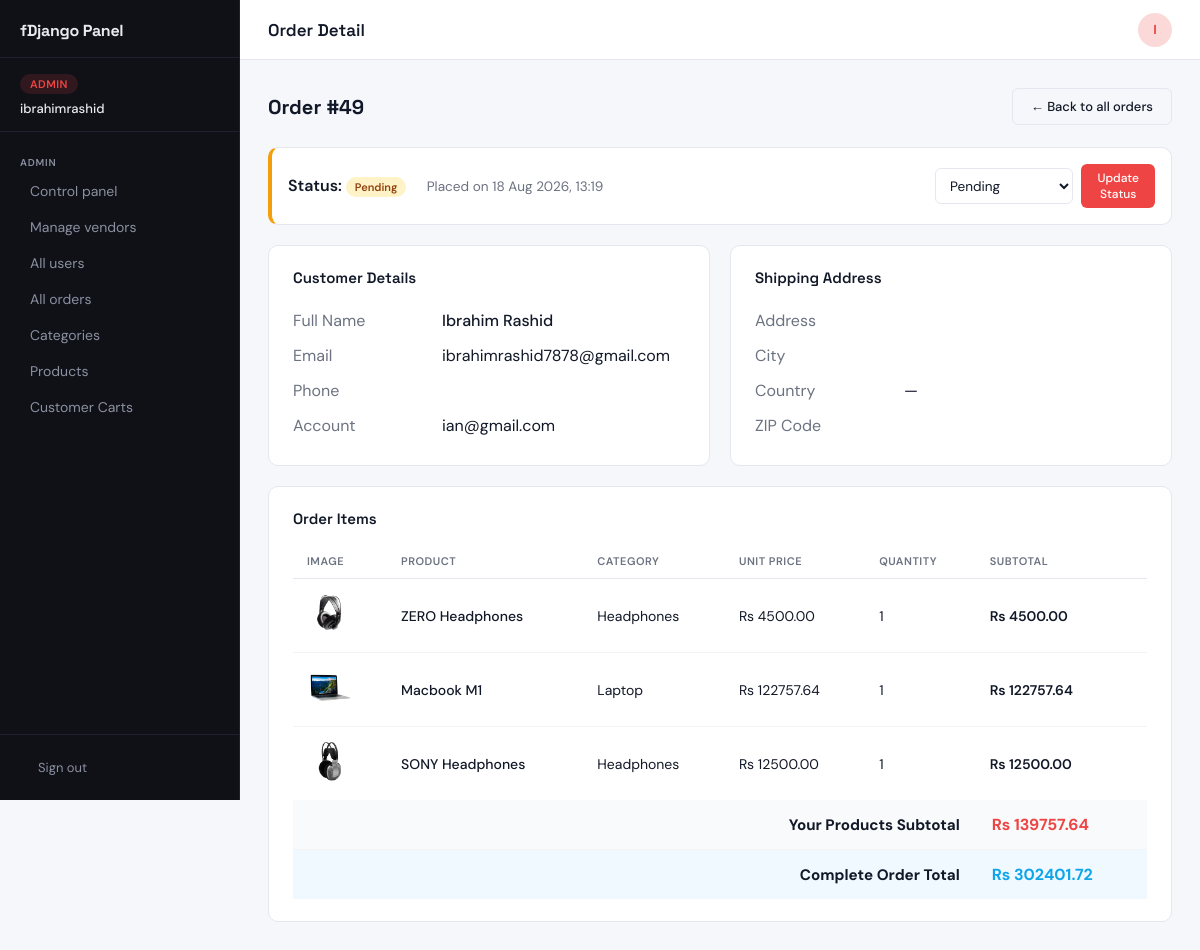
Page /panel/order/6/ (signed in) on the committed database.
### app/models.py (models this page shows, shortened)
class CustomUser(AbstractBaseUser, PermissionsMixin):
    ROLE_CHOICES = [
        ('customer', 'Customer'),
        ('vendor',   'Vendor'),
        ('admin',    'Admin'),
    ]
    VENDOR_STATUS_CHOICES = [
        ('not_vendor', 'Not a Vendor'),
        ('pending', 'Pending Approval'),
        ('approved', 'Approved'),
        ('rejected', 'Rejected'),
        ('suspended', 'Suspended'),
    ]
    email      = models.EmailField(unique=True)
    username   = models.CharField(max_length=150, unique=True)
    first_name = models.CharField(max_length=30, blank=True)
    last_name  = models.CharField(max_length=30, blank=True)
    is_active  = models.BooleanField(default=True)
    is_staff   = models.BooleanField(default=False)
    role        = models.CharField(max_length=20, choices=ROLE_CHOICES, default='customer')
    is_approved = models.BooleanField(default=False)  # admin approves vendors (deprecated, use vendor_status)
    vendor_status = models.CharField(max_length=20, choices=VENDOR_STATUS_CHOICES, default='not_vendor')
    vendor_approved_at = models.DateTimeField(null=True, blank=True)
    vendor_approved_by = models.ForeignKey('self', null=True, blank=True, on_delete=models.SET_NULL, related_name='approved_vendors')
    vendor_rejection_reason = models.TextField(null=True, blank=True)
    vendor_suspended_at = models.DateTimeField(null=True, blank=True)
    objects = CustomUserManager()
    USERNAME_FIELD  = "email"
    REQUIRED_FIELDS = []

class Order(models.Model):
    status_choices = [
        ('pending', 'Pending'),
        ('Done', 'Done'),
        ('Cancelled', 'Cancelled'),
    ]
    user=models.ForeignKey(settings.AUTH_USER_MODEL, on_delete=models.CASCADE)
    first_name=models.CharField(max_length=50)
    last_name=models.CharField(max_length=50)
    email=models.EmailField()
    address=models.CharField(max_length=250)
    city=models.CharField(max_length=100)
    country=models.CharField(max_length=100,null=True,blank=True)
    zip_code=models.CharField(max_length=20)
    phone=models.CharField(max_length=20)
    total_amount=models.DecimalField(max_digits=10, decimal_places=2)
    created_at=models.DateTimeField(auto_now_add=True)
    status=models.CharField(max_length=20, choices=status_choices, default='pending')

class OrderItem(models.Model):
    vendor_order=models.ForeignKey(VendorOrder, on_delete=models.CASCADE, related_name='items',null=True,blank=True)
    product=models.ForeignKey(Product, on_delete=models.CASCADE)
    quantity=models.PositiveIntegerField()
    price=models.DecimalField(max_digits=10, decimal_places=2)
    @property
    def subtotal(self):
        return self.price * self.quantity

class Product(models.Model):
    domain = models.ForeignKey(SiteProfile, on_delete=models.CASCADE, related_name='products',null=True,blank=True)
    site=models.ForeignKey(SiteProfile,on_delete=models.CASCADE,null=True,blank=True)
    name = models.CharField(max_length=200)
    category = models.ForeignKey(Category, on_delete=models.CASCADE)
    vendor = models.ForeignKey(settings.AUTH_USER_MODEL, on_delete=models.CASCADE, related_name='products',null=True,blank=True)
    stock_qty = models.PositiveIntegerField(default=0)
    image = models.ImageField(upload_to='products/',null=True,blank=True)
    price = models.DecimalField(max_digits=10, decimal_places=2)
    company = models.CharField(max_length=100,default='Generic')
    description = models.TextField(default='No description available.')
    has_discount = models.BooleanField(default=False)
    discount_percent = models.PositiveIntegerField(blank=True, null=True)
    discount_start_date = models.DateTimeField(blank=True, null=True)
    discount_end_date = models.DateTimeField(blank=True, null=True)
    is_new = models.BooleanField(default=False)

class Category(models.Model):
    domain = models.ForeignKey(SiteProfile, on_delete=models.CASCADE, related_name='categories',null=True,blank=True)
    vendor = models.ForeignKey(settings.AUTH_USER_MODEL, on_delete=models.CASCADE, related_name='categories', null=True, blank=True)
    name = models.CharField(max_length=100)
    class Meta:
        pass

class VendorOrder(models.Model):
    status_choices = [
        ('pending', 'Pending'),
        ('Done', 'Done'),
        ('Cancelled', 'Cancelled'),
    ]
    order=models.ForeignKey(Order, on_delete=models.CASCADE, related_name='vendor_orders')
    vendor=models.ForeignKey(settings.AUTH_USER_MODEL, on_delete=models.CASCADE, related_name='vendor_orders')
    subtotal=models.DecimalField(max_digits=10, decimal_places=2)
    status=models.CharField(max_length=20, choices=status_choices, default='pending')
    created_at=models.DateTimeField(auto_now_add=True)

### app/views.py (the view, shortened to what this page needs)
# urls.py: path('panel/order/<int:order_id>/',                            views.order_detail,         name='order_detail'),
def order_detail(request, order_id):
    if not request.user.is_authenticated:
        return redirect('panel_login')
    if request.user.role == 'customer':
        return redirect('shop')
    order = get_object_or_404(
        VendorOrder.objects.select_related(
            'order',
            'vendor',
            'order__user'
        ),
        id=order_id
    )
    items = order.items.select_related('product')
    return render(
        request,
        'custom_admin_templates/order_detail.html',
        {
            'vendor_order': order,
            'order': order.order,
            'items': items,
        }
    )

### app/views.py (called while the page is built)
def current_site_profile(request):
    site=get_current_site(request)
    site_profile=SiteProfile.objects.get(site=site)
    return {'site_profile': site_profile}

### templates/custom_admin_templates/order_detail.html (shortened to what this page needs)
{% extends 'custom_admin_templates/base.html' %}
{% load static %}
{% block page_title %}Order Detail{% endblock %}
{% block content %}
<div class="page-header">
  <h2>Order #{{ order.pk }}</h2>
  {% if request.user.role == 'admin' %}
    <a href="{% url 'all_orders' %}" class="btn btn-outline">← Back to all orders</a>
  {% else %}
    <a href="{% url 'vendor_orders' %}" class="btn btn-outline">← Back to orders</a>
  {% endif %}
</div>
<div class="card" style="margin-bottom:20px; padding:16px;
     border-left:4px solid
     {% if order.status == 'Done' %}#22c55e
     {% elif order.status == 'pending' %}#f59e0b
     {% else %}#ef4444{% endif %};">
  <div style="display:flex; align-items:center; justify-content:space-between; flex-wrap:wrap; gap:12px;">
    <div>
      <span style="font-weight:600;">Status: </span>
      {% if order.status == 'Done' %}
        <span class="badge badge-green">Done</span>
      {% elif order.status == 'pending' %}
        <span class="badge badge-amber">Pending</span>
      {% else %}
        <span class="badge badge-red">Cancelled</span>
      {% endif %}
      <span style="margin-left:16px; color:var(--text-secondary); font-size:0.85rem;">
        Placed on {{ order.created_at|date:"d M Y, H:i" }}
      </span>
    </div>
    {% if request.user.role == 'admin' %}
    <form method="post" action="{% url 'update_order_status' order.pk %}"
          style="display:flex; gap:8px; align-items:center;">
      <select name="status" class="form-control"
              style="padding:6px 10px; height:36px; font-size:0.85rem;">
        <option value="pending"   {% if order.status == 'pending' %}selected{% endif %}>Pending</option>
      </select>
      <button type="submit" class="btn btn-primary btn-sm">Update Status</button>
    </form>
    {% endif %}
  </div>
</div>
<div style="display:grid; grid-template-columns:1fr 1fr; gap:20px; margin-bottom:20px;">
  <div class="card">
    <p class="card-title">Customer Details</p>
    <table style="width:100%; border-collapse:collapse;">
      <tr>
        <td style="padding:7px 0; color:var(--text-secondary); width:38%;">Full Name</td>
        <td style="padding:7px 0; font-weight:500;">{{ order.first_name }} {{ order.last_name }}</td>
      </tr>
      <tr>
        <td style="padding:7px 0; color:var(--text-secondary);">Email</td>
        <td style="padding:7px 0;">{{ order.email }}</td>
      </tr>
      <tr>
        <td style="padding:7px 0; color:var(--text-secondary);">Phone</td>
        <td style="padding:7px 0;">{{ order.phone }}</td>
      </tr>
      <tr>
        <td style="padding:7px 0; color:var(--text-secondary);">Account</td>
        <td style="padding:7px 0;">{{ order.user.username }}</td>
      </tr>
    </table>
  </div>
  <div class="card">
    <p class="card-title">Shipping Address</p>
    <table style="width:100%; border-collapse:collapse;">
      <tr>
        <td style="padding:7px 0; color:var(--text-secondary); width:38%;">Address</td>
        <td style="padding:7px 0; font-weight:500;">{{ order.address }}</td>
      </tr>
      <tr>
        <td style="padding:7px 0; color:var(--text-secondary);">City</td>
        <td style="padding:7px 0;">{{ order.city }}</td>
      </tr>
      <tr>
        <td style="padding:7px 0; color:var(--text-secondary);">Country</td>
        <td style="padding:7px 0;">{{ order.country|default:"—" }}</td>
      </tr>
      <tr>
        <td style="padding:7px 0; color:var(--text-secondary);">ZIP Code</td>
        <td style="padding:7px 0;">{{ order.zip_code }}</td>
      </tr>
    </table>
  </div>
</div>
<div class="card">
  <p class="card-title">Order Items</p>
  <div class="table-wrap">
    <table class="data-table">
      <thead>
        <tr>
          <th>Image</th>
          <th>Product</th>
          <th>Category</th>
          <th>Unit Price</th>
          <th>Quantity</th>
          <th>Subtotal</th>
        </tr>
      </thead>
      <tbody>
        {% for item in items %}
        <tr>
          <td>
            {% if item.product.image %}
              <img src="{{ item.product.image.url }}"
                   style="width:45px; height:45px; object-fit:cover; border-radius:6px;">
            {% else %}
              <div style="width:45px; height:45px; background:#f0f0f0;
                          border-radius:6px; display:flex; align-items:center;
                          justify-content:center;">📦</div>
            {% endif %}
          </td>
          <td style="font-weight:500;">{{ item.product.name }}</td>
          <td>{{ item.product.category.name }}</td>
          <td>Rs {{ item.price|floatformat:2 }}</td>
          <td>{{ item.quantity }}</td>
          <td style="font-weight:600;">
            Rs {{ item.subtotal|floatformat:2 }}
          </td>
        </tr>
        {% empty %}
        <tr>
          <td colspan="6" style="text-align:center; padding:28px; color:var(--text-secondary);">
            No items found.
          </td>
        </tr>
        {% endfor %}
      </tbody>
      <tfoot>
        <tr style="background:#f9fafb;">
          <td colspan="5"
              style="text-align:right; padding:14px 16px; font-weight:700; font-size:0.95rem;">
            Your Products Subtotal
          </td>
          <td style="padding:14px 16px; font-weight:700; font-size:1rem; color:var(--accent);">
            Rs {{ vendor_order.subtotal|floatformat:2 }}
          </td>
        </tr>
        <tr style="background:#f0f9ff;">
          <td colspan="5"
              style="text-align:right; padding:14px 16px; font-weight:700; font-size:0.95rem;">
            Complete Order Total
          </td>
          <td style="padding:14px 16px; font-weight:700; font-size:1rem; color:#0ea5e9;">
            Rs {{ order.total_amount|floatformat:2 }}
          </td>
        </tr>
      </tfoot>
    </table>
  </div>
</div>
{% endblock %}

### templates/custom_admin_templates/base.html (shortened to what this page needs)
{% load static %}
<!DOCTYPE html>
<html lang="en">
<head>
  <link rel="stylesheet" href="{% static 'custom_admin_templates/css/panel.css' %}"/>
</head>
<body class="role-{{ request.user.role|default:'guest' }}">
<aside class="sidebar" id="sidebar">
  <div class="sidebar-header">
    <div class="logo">
      <span class="logo-text">fDjango Panel</span>
    </div>
  </div>
  <div class="role-badge-wrap">
    <div class="role-badge role-badge--{{ request.user.role|default:'guest' }}">
      {% if request.user.role == 'admin' %}Admin
      {% elif request.user.role == 'vendor' %}Vendor
      {% else %}Customer{% endif %}
    </div>
    <p class="sidebar-username">{{ request.user.get_full_name|default:request.user.username }}</p>
  </div>
  <nav class="sidebar-nav" aria-label="Panel navigation">
    {% if request.user.role == 'admin' %}
    <div class="nav-section">
      <span class="nav-label">Admin</span>
      <a href="{% url 'admin_dashboard' %}" class="nav-link {% if request.resolver_match.url_name == 'admin_dashboard' %}active{% endif %}">
         Control panel
      </a>
      <a href="{% url 'manage_vendors' %}" class="nav-link {% if request.resolver_match.url_name == 'manage_vendors' %}active{% endif %}">
         Manage vendors
      </a>
      <a href="{% url 'manage_users' %}" class="nav-link {% if request.resolver_match.url_name == 'manage_users' %}active{% endif %}">
         All users
      </a>
      <a href="{% url 'all_orders' %}" class="nav-link {% if request.resolver_match.url_name == 'all_orders' %}active{% endif %}">
         All orders
      </a>
      <a href="{% url 'manage_categories' %}" class="nav-link ">
         Categories
      </a>
      <a href="{% url 'my_products' %}" class="nav-link {% if request.resolver_match.url_name == 'my_products' %}active{% endif %}">
         Products
      </a>
      <a href="{% url 'view_carts' %}" class="nav-link {% if request.resolver_match.url_name == 'view_carts' %}active{% endif %}">
         Customer Carts
      </a>
    </div>
    {% endif %}
  </nav>
  <div class="sidebar-footer">
    <form method="post" action="{% url 'panel_logout' %}">
      <button type="submit" class="logout-btn">
         Sign out
      </button>
    </form>
  </div>
</aside>
<div class="layout-wrap">
  <header class="topbar">
    <h1 class="page-title">{% block page_title %}Dashboard{% endblock %}</h1>
    <div class="topbar-right">
      <span class="topbar-avatar">{{ request.user.username|first|upper }}</span>
    </div>
  </header>
  <main class="main-content">
    {% block content %}{% endblock %}
  </main>
</div>
</body>
</html>

### rows in the picture
CustomUser: user.get_full_name "ibrahimrashid", user.username|first "I"
Order: pk "49", created_at "18 Aug 2026, 13:19", status "Pending", first_name "Ibrahim", last_name "Rashid", email "ibrahimrashid7878@gmail.com", user.username "ian@gmail.com", country "—", total_amount "302401.72"
OrderItem: product.image (picture), product.name "ZERO Headphones", product.category.name "Headphones", price "4500.00", quantity "1", subtotal "4500.00"
OrderItem: product.image (picture), product.name "Macbook M1", product.category.name "Laptop", price "122757.64", quantity "1", subtotal "122757.64"
OrderItem: product.image (picture), product.name "SONY Headphones", product.category.name "Headphones", price "12500.00", quantity "1", subtotal "12500.00"
VendorOrder: subtotal "139757.64"
